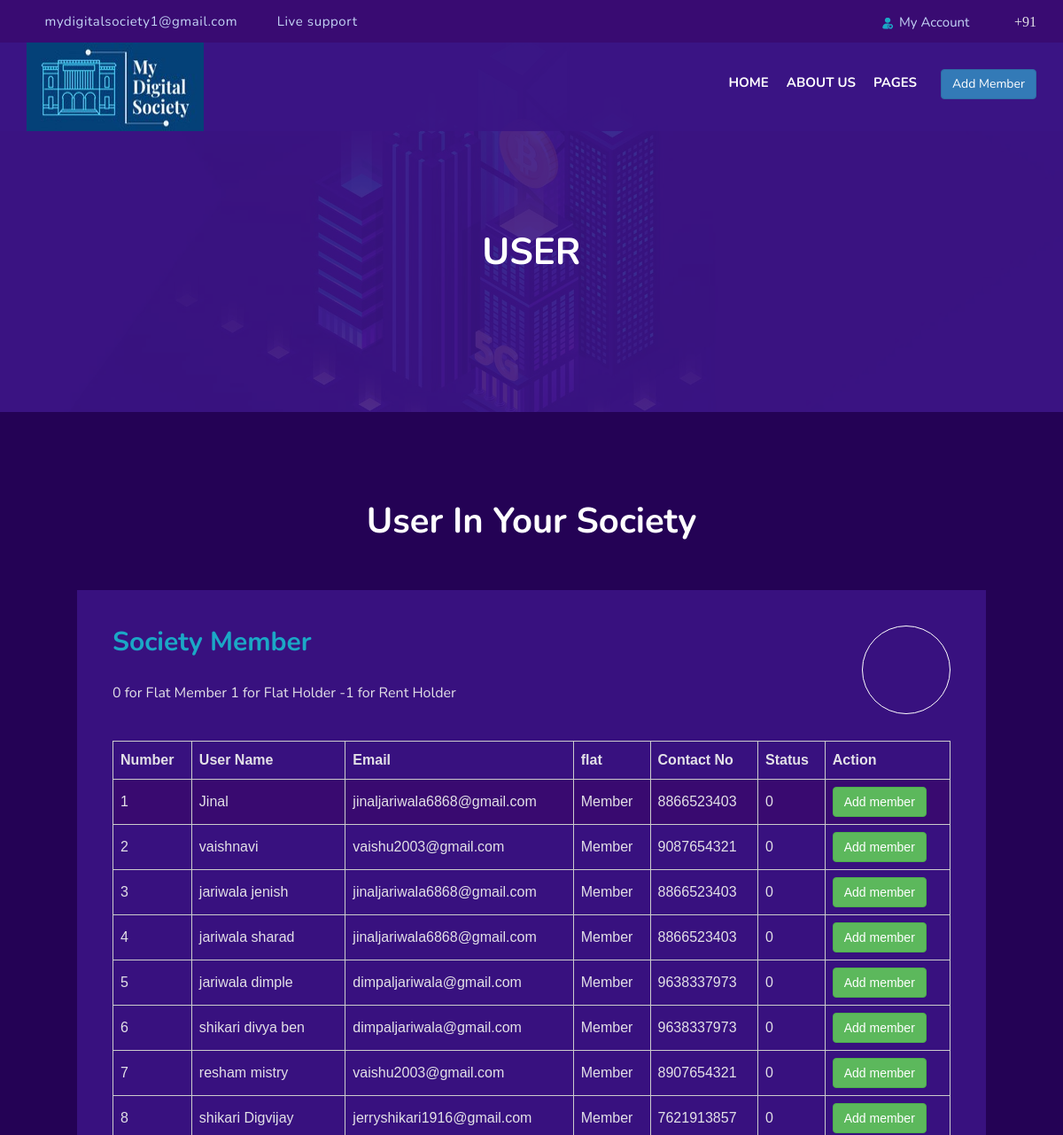
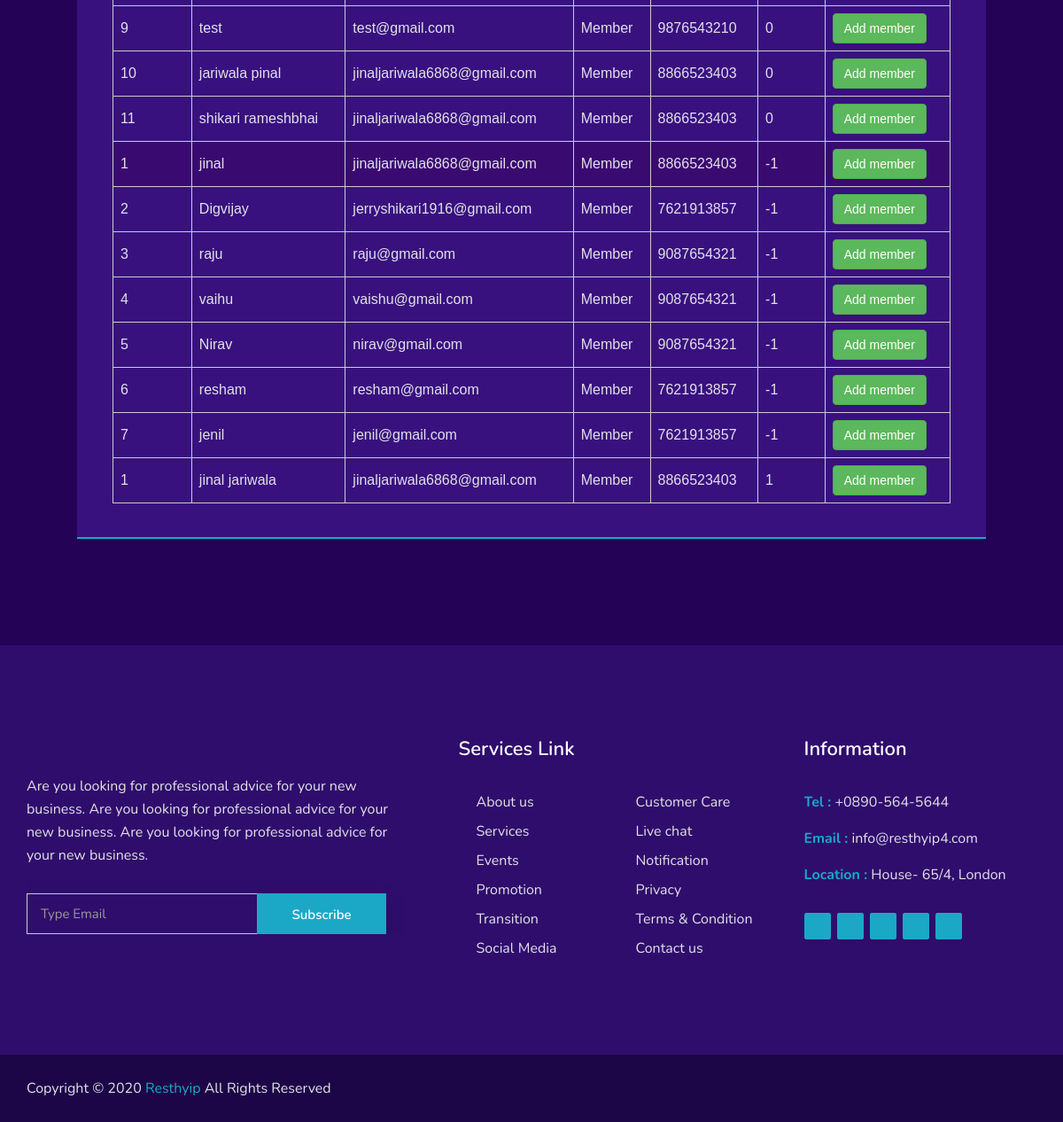
Page /user/user.php on the committed database (2 pictures, top to bottom).
### tables this page shows
CREATE TABLE `tbl_flatmember` (
  `flat_member_id` int(11) NOT NULL,
  `flat_id` int(11) DEFAULT 1,
  `member_name` varchar(30) NOT NULL,
  `email` varchar(30) NOT NULL,
  `contact_no` bigint(11) NOT NULL,
  `Profile_pic` longtext DEFAULT NULL,
  `proof` longtext DEFAULT NULL,
  `status` tinyint(4) NOT NULL DEFAULT 0
);

CREATE TABLE `tbl_flatholder` (
  `flatholder_id` int(11) NOT NULL,
  `name` varchar(30) NOT NULL,
  `user_name` varchar(50) NOT NULL,
  `contact_no` bigint(11) NOT NULL,
  `email` varchar(30) NOT NULL,
  `password` varchar(30) NOT NULL,
  `flat_id` int(11) DEFAULT NULL,
  `doj` date NOT NULL,
  `roletype_id` int(11) DEFAULT NULL,
  `Profile_pic` longtext NOT NULL,
  `proof` longtext NOT NULL,
  `status` tinyint(4) DEFAULT NULL
);

CREATE TABLE `tbl_rentholder` (
  `rentholder_id` int(11) NOT NULL,
  `flat_id` int(11) DEFAULT NULL,
  `name` varchar(30) NOT NULL,
  `Login_Id` varchar(30) NOT NULL,
  `mobile_no` bigint(11) NOT NULL,
  `email` varchar(30) NOT NULL,
  `password` varchar(30) NOT NULL,
  `Profile_pic` longtext NOT NULL,
  `proof` longtext NOT NULL,
  `status` tinyint(4) NOT NULL DEFAULT 0
);

### user/user.php (the view, shortened to what this page needs)
<!doctype html>
<html class="no-js" lang="en">
<head>
		<link rel="stylesheet" href="css/bootstrap.min.css">
		<link rel="stylesheet" href="css/owl.carousel.css">
		<link rel="stylesheet" href="css/owl.transitions.css">
        <link rel="stylesheet" href="css/animate.css">
        <link rel="stylesheet" href="css/meanmenu.min.css">
		<link rel="stylesheet" href="css/font-awesome.min.css">
		<link rel="stylesheet" href="css/themify-icons.css">
		<link rel="stylesheet" href="css/flaticon.css">
        <link rel="stylesheet" href="css/magnific.min.css">
		<link rel="stylesheet" href="style.css">
		<link rel="stylesheet" href="css/responsive.css">
	</head>
		<body>
        <?php
include_once('sec_header.php');
?>
        <div class="page-area">
            <div class="breadcumb-overlay"></div>
            <div class="container">
                <div class="row">
                    <div class="col-md-12 col-sm-12 col-xs-12">
                        <div class="breadcrumb text-center">
                            <div class="section-headline">
                                <h2>User</h2>
                            </div>
                        </div>
                    </div>
                </div>
            </div>
        </div>
        <div class="payment-history-area bg-color fix area-padding-2">
            <div class="container">
               <div class="row">
					<div class="col-md-12 col-sm-12 col-xs-12">
						<div class="section-headline text-center">
                            <h3>User In Your Society</h3>
						</div>
					</div>
				</div>
                <div class="row">
                    <div class="col-md-12 col-sm-12 col-xs-12">
                        <div class="deposite-content">
                            <div class="diposite-box">
                                <h3>Society Member</h3>
                                <span><a class="support-images" href="register.php"><i class="fa fa-user"></i></a></span>
                                <div class="deposite-table">
                                <table>
<thead>
    <tr>
        <th>Number</th>
        <th>User Name</th>
        <th class="min-tablet">Email</th>
        <th> flat </th>
        <th> Contact No </th>
        <th> Status </th>
        <th> Action </th>
        <?php
           include("conn.php");
                $query="Select *
    from tbl_flatmember
    ";
                $resu=mysqli_query($conn,$query);
                while($row=mysqli_fetch_Assoc($resu))
                {
            ?>
    </tr>
</thead>
<tbody>
    <form method="post">
    <tr>
        <td><?php $fid=$row['flat_member_id'];
        echo $fid;
        ?>
        <td> <?php echo $row['member_name']
        ?></td>
        <td> <?php echo $row['email'] ?> </td>
        <td> <?php  $n=$row['flat_id'];
        if($n==null)
        {
            echo "No Member";
        }
        else
        {
            echo "Member";
        }?> </td>
        <td> <?php echo $row['contact_no'] ?> </td>
        <td> <?php echo $row['status'] ?> </td>
        <td> <a class="btn btn-success" href="regi.php?fid=<?php echo $fid;?>">Add member</a>
      </td>
    </tr>
    <?php
                }
    ?>
    </form>
</tbody>
<?php
                $sql="select * from tbl_flatholder";
                $res=mysqli_query($conn,$sql);
                while($row=mysqli_fetch_Assoc($res))
                {
            ?>
<tbody>
    <form method="post">
    <tr>
        <td><?php $hid=$row['flatholder_id'];
        echo $hid;
        ?>
        <td> <?php echo $row['name']
        ?></td>
        <td> <?php echo $row['email'] ?> </td>
        <td> <?php $n=$row['flat_id'];
        if($n==null)
        {
            echo "No Member";
        }
        else
        {
            echo "Member";
        }?> </td>
        <td> <?php echo $row['contact_no'] ?> </td>
        <td> <?php echo $row['status'] ?> </td>
        <td> <a class="btn btn-success" href="regifh.php?fhid=<?php echo $hid; ?>">Add member</a>
      </td>
    </tr>
    <?php
                }
    ?>
     <?php
           $sql1="select * from tbl_rentholder
          ";
           $re=mysqli_query($conn,$sql1);
           while($row=mysqli_fetch_Assoc($re))
           {
       ?>
<tbody>
<form method="post">
<tr>
   <td><?php $rid=$row['rentholder_id'];
   echo $rid;
   ?>
   <td> <?php echo $row['name']
   ?></td>
   <td> <?php echo $row['email'] ?> </td>
   <td> <?php $n=$row['flat_id'];
        if($n==null)
        {
            echo "No Member";
        }
        else
        {
            echo "Member";
        }?>  </td>
   <td> <?php echo $row['mobile_no'] ?> </td>
   <td> <?php echo $row['status'] ?> </td>
   <td> <a class="btn btn-success" href="regirh.php?rhid=<?php echo $rid; ?>">Add member</a>
 </td>
</tr>
<?php
           }
?>
    </form>
</tbody>
</table>
                                   </div>
                            </div>
                        </div>
                    </div>
                </div>
            </div>
        </div>
        <footer class="footer1">
              <?php
            include_once('footer.php');
            ?>
        </footer>
	</body>
</html>

### user/style.css (style rules this page uses)
html, body { height: 100%; }
.fix { overflow:hidden; }
h1, h2, h3, h4, h5, h6 { font-family: 'Nunito', sans-serif; margin: 0 0 15px; color: #fff; font-weight: 700; }
h2 { font-size: 38px; line-height: 46px; }
h3 { font-size: 30px; line-height: 38px; }
a { transition: all 0.3s ease 0s; text-decoration:none; }
body { background: #fff none repeat scroll 0 0; color: #e3e1e7; font-family: 'Nunito', sans-serif; font-size: 16px; text-align: left; overflow-x: hidden; line-height: 26px; }
.bg-color { background:#240255; }
.area-padding-2 { padding: 100px 0px 70px; }
.section-headline { padding-bottom: 40px; position: relative; }
.section-headline h3 { font-size: 40px; line-height: 46px; }
.support-images { font-size: 54px; color: #fff; line-height: 98px; width: 100px; height: 100px; border: 1px solid #fff; text-align: center; border-radius: 50%; display: block; margin-bottom: 30px; }
.deposite-content { position: relative; }
.deposite-content table { font-family: arial, sans-serif; border-collapse: collapse; width: 100%; }
.deposite-content td, .deposite-content th { border: 1px solid #ccc; text-align: left; padding: 8px; }
.deposite-content tr:nth-child(even) { background-color: #390A70; }
.diposite-box { width: 90%; margin: 0 auto; background: #38117F; padding: 40px; margin-bottom: 50px; position: relative; }
.diposite-box::after { position: absolute; content: ""; left: 0; bottom: 0px; width: 100%; height: 2px; background: #1ba8c6; }
.diposite-box h3 { display: inline-block; font-size: 30px; margin-bottom: 25px; border-radius: 3px; color: #1ba8c6; }
.diposite-box span { float: right; font-size: 48px; color: #1ba8c6; }
.footer1 { position: relative; overflow: hidden; }
.page-area { position: relative; }
.page-area { background: url(img/background/bread-bg.jpg); background-repeat: no-repeat; background-size: cover; background-position: center center; }
.breadcumb-overlay { position: absolute; background: rgba(58,20,132,0.90); top: 0; width: 100%; left: 0; height: 100%; }
.page-area .section-headline::after { display: none; }
.breadcrumb { background-color: transparent; margin-bottom: 0; padding: 260px 0px 130px; }
.breadcrumb h2 { text-transform: uppercase; font-size: 42px; line-height: 50px; }
.breadcrumb .section-headline { margin-bottom: 0px; padding-bottom: 10px; }

### rows in the picture
tbl_flatmember: flat_member_id "1", member_name "Jinal", email "jinaljariwala6868@gmail.com", shows "Member", contact_no "8866523403", status "0"
tbl_flatmember: flat_member_id "2", member_name "vaishnavi", email "vaishu2003@gmail.com", shows "Member", contact_no "9087654321", status "0"
tbl_flatmember: flat_member_id "3", member_name "jariwala jenish", email "jinaljariwala6868@gmail.com", shows "Member", contact_no "8866523403", status "0"
tbl_flatmember: flat_member_id "4", member_name "jariwala sharad", email "jinaljariwala6868@gmail.com", shows "Member", contact_no "8866523403", status "0"
tbl_flatmember: flat_member_id "5", member_name "jariwala dimple", email "dimpaljariwala@gmail.com", shows "Member", contact_no "9638337973", status "0"
tbl_flatmember: flat_member_id "6", member_name "shikari divya ben", email "dimpaljariwala@gmail.com", shows "Member", contact_no "9638337973", status "0"
tbl_flatmember: flat_member_id "7", member_name "resham mistry", email "vaishu2003@gmail.com", shows "Member", contact_no "8907654321", status "0"
tbl_flatmember: flat_member_id "8", member_name "shikari Digvijay", email "jerryshikari1916@gmail.com", shows "Member", contact_no "7621913857", status "0"
tbl_flatmember: flat_member_id "9", member_name "test", email "test@gmail.com", shows "Member", contact_no "9876543210", status "0"
tbl_flatmember: flat_member_id "10", member_name "jariwala pinal", email "jinaljariwala6868@gmail.com", shows "Member", contact_no "8866523403", status "0"
tbl_flatmember: flat_member_id "11", member_name "shikari rameshbhai", email "jinaljariwala6868@gmail.com", shows "Member", contact_no "8866523403", status "0"
tbl_flatholder: flatholder_id "1", name "jinal", email "jinaljariwala6868@gmail.com", shows "Member", contact_no "8866523403", status "-1"
tbl_flatholder: flatholder_id "2", name "Digvijay", email "jerryshikari1916@gmail.com", shows "Member", contact_no "7621913857", status "-1"
tbl_flatholder: flatholder_id "3", name "raju", email "raju@gmail.com", shows "Member", contact_no "9087654321", status "-1"
tbl_flatholder: flatholder_id "4", name "vaihu", email "vaishu@gmail.com", shows "Member", contact_no "9087654321", status "-1"
tbl_flatholder: flatholder_id "5", name "Nirav", email "nirav@gmail.com", shows "Member", contact_no "9087654321", status "-1"
tbl_flatholder: flatholder_id "6", name "resham", email "resham@gmail.com", shows "Member", contact_no "7621913857", status "-1"
tbl_flatholder: flatholder_id "7", name "jenil", email "jenil@gmail.com", shows "Member", contact_no "7621913857", status "-1"
tbl_rentholder: rentholder_id "1", name "jinal jariwala", email "jinaljariwala6868@gmail.com", shows "Member", mobile_no "8866523403", status "1"
